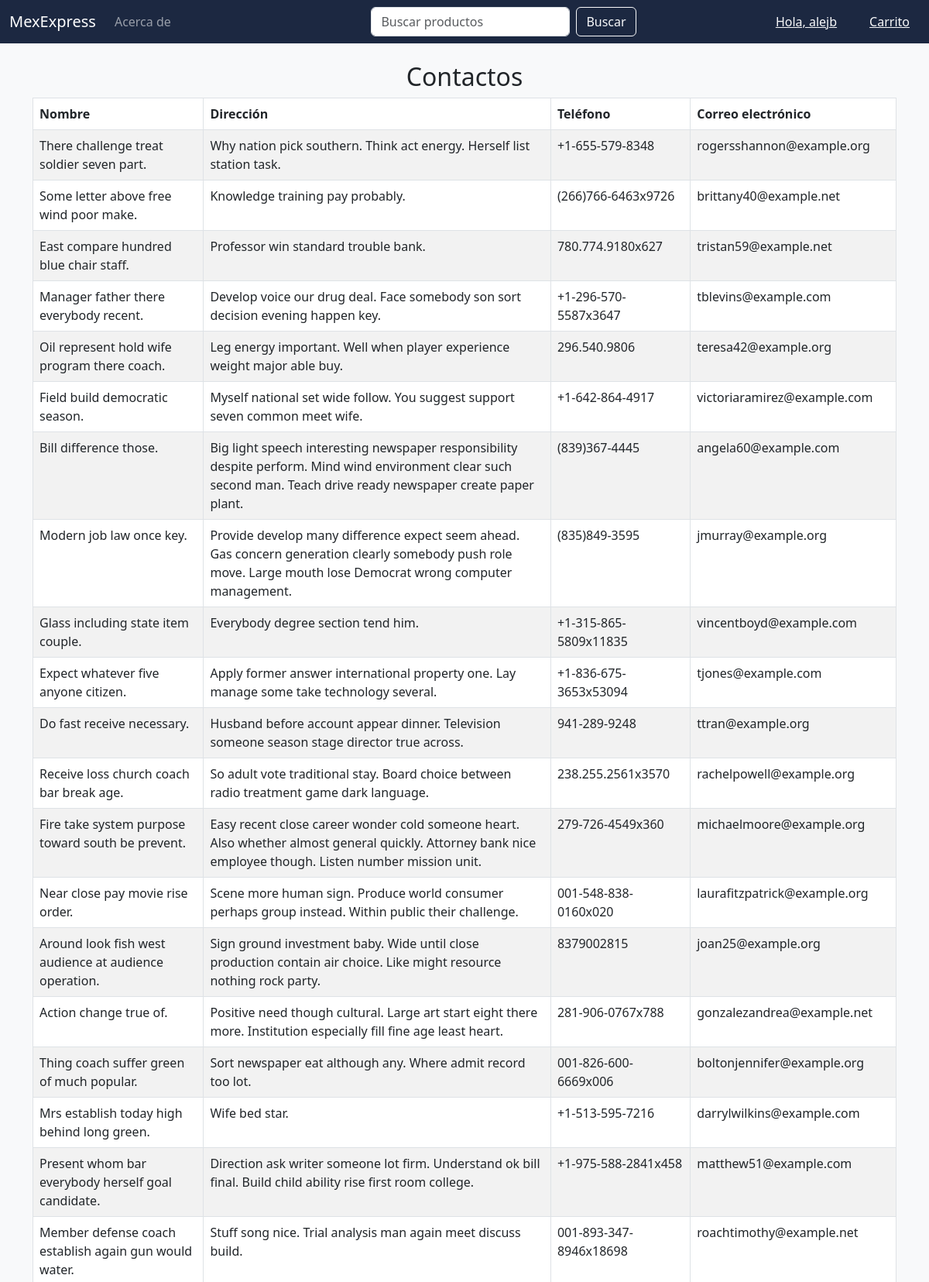
Page /shopapp/about/ (signed in, upper part) on the committed database.
### shopApp/models.py (models this page shows, shortened)
class Contact(models.Model):
    full_name = models.CharField(max_length=100, unique=True)
    address = models.CharField(max_length=255)
    phone = models.CharField(max_length=20)
    email = models.EmailField()
    active = models.BooleanField()

### shopApp/views.py (the view)
# urls.py: path('about/', about, name='about'),
def about(request):
    contact_list = Contact.objects.filter(active=True)
    return render(request, "shopApp/about.html", {'contact_list': contact_list})

### templates/shopApp/about.html
{% extends 'shopApp/base.html' %}
{% block content %}
{% load static %}
<div class="container my-4">
    <h2 class="text-center">Contactos</h2>
    <table class="table table-striped table-bordered">
        <thead class="">
            <tr>
                <th>Nombre</th>
                <th>Dirección</th>
                <th>Teléfono</th>
                <th>Correo electrónico</th>
            </tr>
        </thead>
        <tbody>
            {% for contact in contact_list %}
            <tr>
                <td>{{ contact.full_name }}</td>
                <td>{{ contact.address }}</td>
                <td>{{ contact.phone }}</td>
                <td>{{ contact.email }}</td>
            </tr>
            {% endfor %}
        </tbody>
    </table>
</div>
{% endblock %}

### templates/shopApp/base.html (shortened to what this page needs)
<!DOCTYPE html>
{% load static %}
<html lang="es">
<head>
    <link href="https://cdn.jsdelivr.net/npm/bootstrap@5.3.0/dist/css/bootstrap.min.css" rel="stylesheet">
    <link rel="stylesheet" href="{% static 'shopApp\css\styles.css' %}">
</head>
<body class="bg-light">
    <nav class="navbar navbar-expand-lg navbar-dark text-light">
        <div class="container-fluid">
            <a class="navbar-brand" href="{% url 'index' %}">MexExpress</a>
            <div class="collapse navbar-collapse" id="navbarNav">
                <ul class="navbar-nav me-auto mb-2 mb-lg-0">
                    <li class="nav-item">
                        <a class="nav-link" href="{% url 'about' %}">Acerca de</a>
                    </li>
                </ul>
                <form class="d-flex ms-auto">
                    <input class="form-control me-2" type="search" placeholder="Buscar productos">
                    <button class="btn btn-outline-light text-light" type="submit">Buscar</button>
                </form>
                <ul class="navbar-nav ms-auto">
                    <li class="nav-item">
                        <a class="btn" href="#">
                            {% if user.is_authenticated %}
                                <a href="{% url 'logout' %} " class="btn btn-link ms-3 text-light">Hola, {{user.get_username}}</a>
                            {% else %}
                                <a href="{% url 'login' %} " class="btn btn-link ms-3 text-light">Iniciar Sesión</a>
                            {% endif %}
                        </a>
                    </li>
                    <li class="nav-item">
                        <a class="btn btn-link ms-3 text-light" href="#">Carrito</a>
                    </li>
                </ul>
            </div>
        </div>
    </nav>
     <div>
        {% block content %}
        {% endblock %}
     </div>
</body>
</html>

### static/shopApp/css/styles.css (style rules this page uses)
.navbar { background-color: rgb(28,40,65); }
thead th { background-color: rgb(0,49,83); }

### rows in the picture
Contact: full_name "There challenge treat soldier seven part.", address "Why nation pick southern. Think act energy. Herself list station task.", phone "+1-655-579-8348", email "rogersshannon@example.org"
Contact: full_name "Some letter above free wind poor make.", address "Knowledge training pay probably.", phone "(266)766-6463x9726", email "brittany40@example.net"
Contact: full_name "East compare hundred blue chair staff.", address "Professor win standard trouble bank.", phone "780.774.9180x627", email "tristan59@example.net"
Contact: full_name "Manager father there everybody recent.", address "Develop voice our drug deal. Face somebody son sort decision evening happen key.", phone "+1-296-570-5587x3647", email "tblevins@example.com"
Contact: full_name "Oil represent hold wife program there coach.", address "Leg energy important. Well when player experience weight major able buy.", phone "296.540.9806", email "teresa42@example.org"
Contact: full_name "Field build democratic season.", address "Myself national set wide follow. You suggest support seven common meet wife.", phone "+1-642-864-4917", email "victoriaramirez@example.com"
Contact: full_name "Bill difference those.", address "Big light speech interesting newspaper responsibility despite perform. Mind wind environment clear such second man. Teach drive ready newspaper create paper plant.", phone "(839)367-4445", email "angela60@example.com"
Contact: full_name "Modern job law once key.", address "Provide develop many difference expect seem ahead. Gas concern generation clearly somebody push role move. Large mouth lose Democrat wrong computer management.", phone "(835)849-3595", email "jmurray@example.org"
Contact: full_name "Glass including state item couple.", address "Everybody degree section tend him.", phone "+1-315-865-5809x11835", email "vincentboyd@example.com"
Contact: full_name "Expect whatever five anyone citizen.", address "Apply former answer international property one. Lay manage some take technology several.", phone "+1-836-675-3653x53094", email "tjones@example.com"
Contact: full_name "Do fast receive necessary.", address "Husband before account appear dinner. Television someone season stage director true across.", phone "941-289-9248", email "ttran@example.org"
Contact: full_name "Receive loss church coach bar break age.", address "So adult vote traditional stay. Board choice between radio treatment game dark language.", phone "238.255.2561x3570", email "rachelpowell@example.org"
Contact: full_name "Fire take system purpose toward south be prevent.", address "Easy recent close career wonder cold someone heart. Also whether almost general quickly. Attorney bank nice employee though. Listen number mission unit.", phone "279-726-4549x360", email "michaelmoore@example.org"
Contact: full_name "Near close pay movie rise order.", address "Scene more human sign. Produce world consumer perhaps group instead. Within public their challenge.", phone "001-548-838-0160x020", email "laurafitzpatrick@example.org"
Contact: full_name "Around look fish west audience at audience operation.", address "Sign ground investment baby. Wide until close production contain air choice. Like might resource nothing rock party.", phone "8379002815", email "joan25@example.org"
Contact: full_name "Action change true of.", address "Positive need though cultural. Large art start eight there more. Institution especially fill fine age least heart.", phone "281-906-0767x788", email "gonzalezandrea@example.net"
Contact: full_name "Thing coach suffer green of much popular.", address "Sort newspaper eat although any. Where admit record too lot.", phone "001-826-600-6669x006", email "boltonjennifer@example.org"
Contact: full_name "Mrs establish today high behind long green.", address "Wife bed star.", phone "+1-513-595-7216", email "darrylwilkins@example.com"
Contact: full_name "Present whom bar everybody herself goal candidate.", address "Direction ask writer someone lot firm. Understand ok bill final. Build child ability rise first room college.", phone "+1-975-588-2841x458", email "matthew51@example.com"
Contact: full_name "Member defense coach establish again gun would water.", address "Stuff song nice. Trial analysis man again meet discuss build.", phone "001-893-347-8946x18698", email "roachtimothy@example.net"

### other values in the picture
{{ user.get_username }} "alejb"
